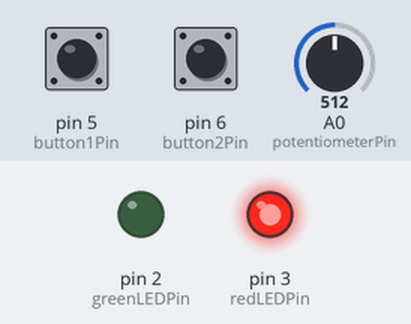
A sketch run on a simulated Arduino Uno, built with avr-gcc and run on an emulated ATmega328P. On the bench: output pins drawn as LEDs (lit = HIGH). Inputs (shaded band) come from the test bench; at power-on: pin 5 (button1Pin) HIGH, pin 6 (button2Pin) HIGH, A0 (potentiometerPin) = 512. What the sketch prints to the serial monitor is not drawn.

Above: at 0.1 s.
Timing chart, 0 to 1.6 s (numbered marks = the images above):
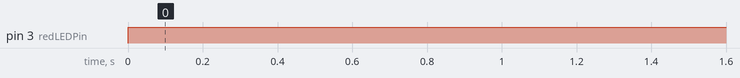

The sketch:

HW12.ino
```cpp
int potentiometerPin = A0;
int button1Pin = 5;
int button2Pin = 6;
int button1State = 1;
int button2State = 1;
int greenLEDPin = 2;
int redLEDPin   = 3;
int passwordProgress = 0;  //progress of password
void setup() {
  Serial.begin(9600);
  pinMode(greenLEDPin, OUTPUT);
  pinMode(redLEDPin, OUTPUT);
  pinMode(button1Pin, INPUT_PULLUP);
  pinMode(button2Pin, INPUT_PULLUP);
  pinMode(A0, INPUT);
}

void loop() {
  int potentiometerValue = analogRead((potentiometerPin));
  int s1 = digitalRead(button1Pin);  //0-1
  int s2 = digitalRead(button2Pin);
  if (button1State != s1) {
    button1State = s1;
    if (s1 == 0) {
      //button press to trigger the content
      if (passwordProgress == 0) {
        passwordProgress += 1;
      } else {
        passwordProgress = 0;
      }
    }
  }
  if (button2State != s2) {
    button2State = s2;
    if (s2 == 0) {
      //button press second or third time
      if (passwordProgress == 1 || passwordProgress == 2) {
        passwordProgress += 1;
      } else {
        passwordProgress = 0;
      }
    }
  }
  if (passwordProgress == 3) {
    if (potentiometerValue < 50) {
      passwordProgress += 1;
    }
  }
  if (passwordProgress == 4) {
    if (potentiometerValue > 4000) {
      passwordProgress += 1;
    }
  }
  Serial.print("Button1:");
  Serial.println(button1State);
  Serial.print("Button2:");
  Serial.println(button2State);
  Serial.print("potentiometer:");
  Serial.println(potentiometerValue);


  if (passwordProgress == 5) {
    //if password correct, green light on
    digitalWrite(2, HIGH);
    digitalWrite(3, LOW);
  } else {
    //if password incorrect, red light on
    digitalWrite(2, LOW);
    digitalWrite(3, HIGH);
  }
  delay(100);
}
```

Measured:
- by itself, pin 3 (redLEDPin): LOW → HIGH at 0.00 s
